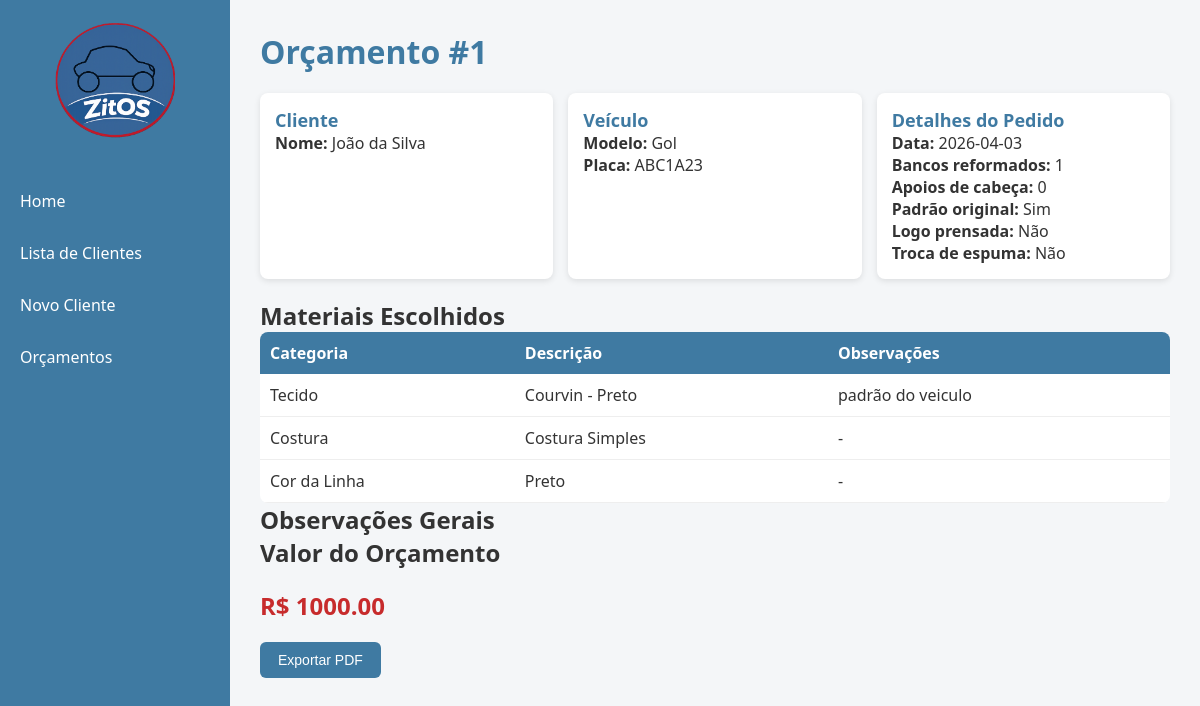
The page /orcamento/1/visualizar on the database as committed earlier.
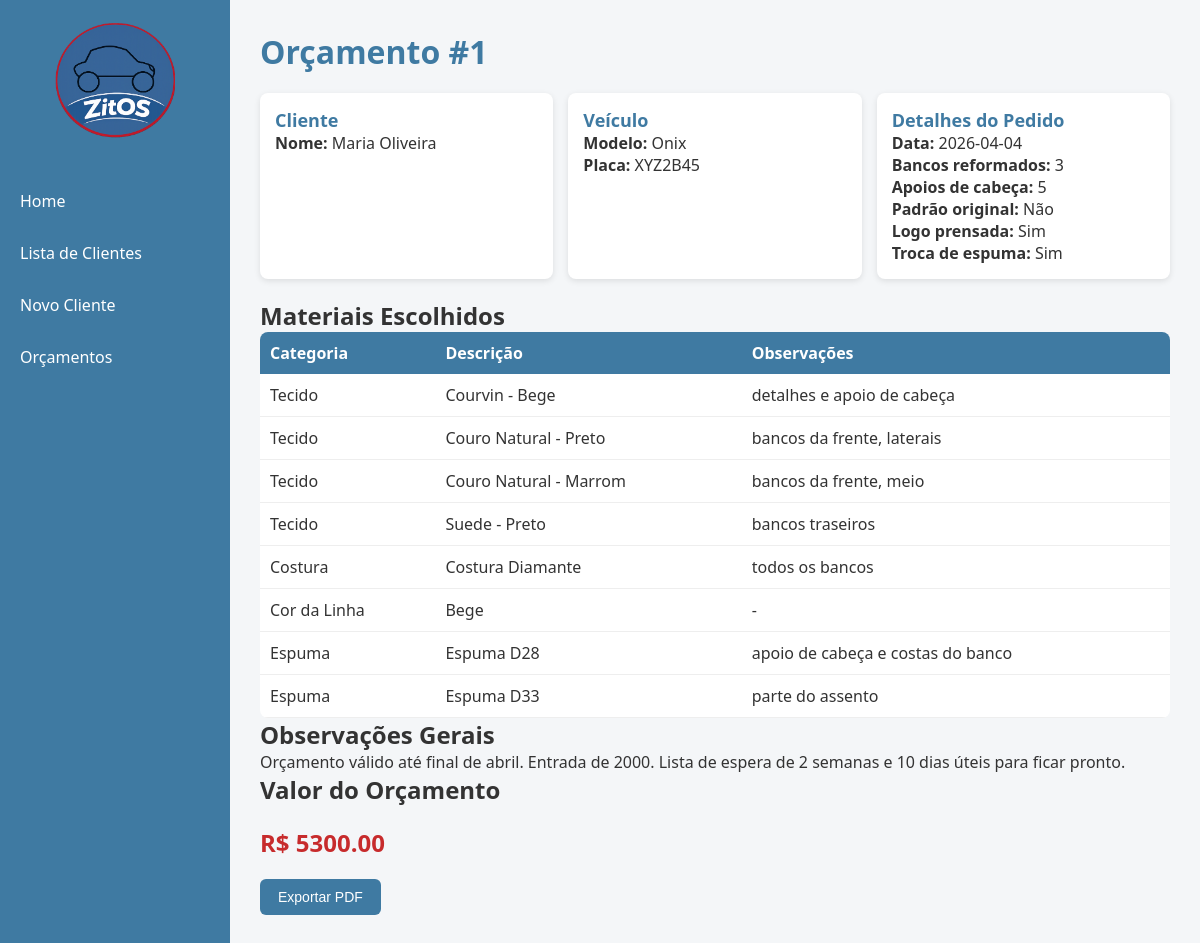
The same page on the database as committed later.
### app/models.py (models this page shows)
class Cliente(db.Model):
    __tablename__ = "clientes"
    id_cliente = db.Column(db.Integer, primary_key=True, autoincrement=True)
    cod_cliente = db.Column(db.String(20), unique=True, nullable=False)
    nome = db.Column(db.String(120), nullable=False)
    telefones = db.relationship("TelefoneCliente", backref="cliente", lazy=True, cascade="all, delete-orphan")
    enderecos = db.relationship("EnderecoCliente", backref="cliente", lazy=True, cascade="all, delete-orphan")
    veiculos = db.relationship("Veiculo", backref="cliente", lazy=True, cascade="all, delete-orphan")

class Veiculo(db.Model):
    __tablename__ = "veiculos"
    id_veiculo = db.Column(db.Integer, primary_key=True, autoincrement=True)
    id_cliente = db.Column(db.Integer, db.ForeignKey("clientes.id_cliente"), nullable=False)
    placa = db.Column(db.String(7), unique=True, nullable=False)
    marca = db.Column(db.String(50), nullable=False)
    modelo = db.Column(db.String(80), nullable=False)
    ano = db.Column(db.Integer)
    cor = db.Column(db.String(30))
    orcamentos = db.relationship("Orcamento", backref="veiculo", lazy=True)

class Orcamento(db.Model):
    __tablename__ = "orcamento"
    id_orcamento = db.Column(db.Integer, primary_key=True, autoincrement=True)
    id_veiculo = db.Column(db.Integer, db.ForeignKey("veiculos.id_veiculo"), nullable=False)
    dat_orcamento = db.Column(db.Date, nullable=False)
    bool_original = db.Column(db.Boolean, default=False)
    bool_logo_prensada = db.Column(db.Boolean, default=False)
    qtd_bancos = db.Column(db.Integer, default=0)
    qtd_apoio_cabeca = db.Column(db.Integer, default=0)
    bool_espuma = db.Column(db.Boolean, default=False)
    valor = db.Column(db.Numeric(10,2), nullable=False)
    obs = db.Column(db.Text)
    pedidos = db.relationship("Pedido", backref="orcamento", lazy=True)
    tecidos = db.relationship("OrcamentoTecido")
    costuras = db.relationship("OrcamentoCostura")
    cores = db.relationship("OrcamentoCor")
    espumas = db.relationship("OrcamentoEspuma")

class OrcamentoTecido(db.Model):
    __tablename__ = "orcamento_tecido"
    id_orcamento_tecido = db.Column(db.Integer, primary_key=True, autoincrement=True)
    id_orcamento = db.Column(
        db.Integer,
        db.ForeignKey("orcamento.id_orcamento")
    )
    id_tecido = db.Column(
        db.Integer,
        db.ForeignKey("tecido.id_tecido")
    )
    obs_item = db.Column(db.String(200))
    tecido = db.relationship("Tecido")

class Tecido(db.Model):
    __tablename__ = "tecido"
    id_tecido = db.Column(db.Integer, primary_key=True, autoincrement=True)
    material = db.Column(db.String(50), nullable=False)
    cor = db.Column(db.String(30))
    descricao = db.Column(db.Text)

class OrcamentoCostura(db.Model):
    __tablename__ = "orcamento_costura"
    id_orcamento_costura = db.Column(db.Integer, primary_key=True, autoincrement=True)
    id_orcamento = db.Column(
        db.Integer,
        db.ForeignKey("orcamento.id_orcamento")
    )
    id_costura = db.Column(
        db.Integer,
        db.ForeignKey("costura.id_costura")
    )
    obs_item = db.Column(db.String(200))
    costura = db.relationship("Costura")

class Costura(db.Model):
    __tablename__ = "costura"
    id_costura = db.Column(db.Integer, primary_key=True, autoincrement=True)
    tipo = db.Column(db.String(50), nullable=False)
    descricao = db.Column(db.Text)

class OrcamentoCor(db.Model):
    __tablename__ = "orcamento_cor"
    id_orcamento_cor = db.Column(db.Integer, primary_key=True, autoincrement=True)
    id_orcamento = db.Column(
        db.Integer,
        db.ForeignKey("orcamento.id_orcamento")
    )
    id_cor = db.Column(
        db.Integer,
        db.ForeignKey("cor.id_cor")
    )
    obs_item = db.Column(db.String(200))
    cor = db.relationship("Cor")

class Cor(db.Model):
    __tablename__ = "cor"
    id_cor = db.Column(db.Integer, primary_key=True, autoincrement=True)
    descricao = db.Column(db.Text)

class OrcamentoEspuma(db.Model):
    __tablename__ = "orcamento_espuma"
    id_orcamento_espuma = db.Column(db.Integer, primary_key=True, autoincrement=True)
    id_orcamento = db.Column(
        db.Integer,
        db.ForeignKey("orcamento.id_orcamento")
    )
    id_espuma = db.Column(
        db.Integer,
        db.ForeignKey("espuma.id_espuma")
    )
    obs_item = db.Column(db.String(200))
    espuma = db.relationship("Espuma")

class Espuma(db.Model):
    __tablename__ = "espuma"
    id_espuma = db.Column(db.Integer, primary_key=True, autoincrement=True)
    tipo = db.Column(db.String(50), nullable=False)
    densidade = db.Column(db.String(20))
    descricao = db.Column(db.Text)

### app/routes.py (the view)
@main.route("/orcamento/<int:id_orcamento>/visualizar")
def visualizar_orcamento(id_orcamento):
    orcamento = Orcamento.query.get_or_404(id_orcamento)
    veiculo = orcamento.veiculo
    cliente = veiculo.cliente
    tecidos = OrcamentoTecido.query.filter_by(id_orcamento=id_orcamento).all()
    costuras = OrcamentoCostura.query.filter_by(id_orcamento=id_orcamento).all()
    cores = OrcamentoCor.query.filter_by(id_orcamento=id_orcamento).all()
    espumas = OrcamentoEspuma.query.filter_by(id_orcamento=id_orcamento).all()
    return render_template(
        "visualizar_orcamento.html",
        orcamento=orcamento,
        veiculo=veiculo,
        cliente=cliente,
        tecidos=tecidos,
        costuras=costuras,
        cores=cores,
        espumas=espumas
    )

### templates/visualizar_orcamento.html (shortened to what this page needs)
{% extends "base.html" %}
{% block page_title %}
Orçamento #{{ orcamento.id_orcamento }}
{% endblock %}
{% block content %}
<div class="info-grid">
  <div class="info-card">
    <h2>Cliente</h2>
    <p><strong>Nome:</strong> {{ cliente.nome }}</p>
  </div>
  <div class="info-card">
    <h2>Veículo</h2>
    <p><strong>Modelo:</strong> {{ veiculo.modelo }}</p>
    <p><strong>Placa:</strong> {{ veiculo.placa }}</p>
  </div>
  <div class="info-card">
    <h2>Detalhes do Pedido</h2>
    <p><strong>Data:</strong> {{ orcamento.dat_orcamento }}</p>
    <p><strong>Bancos reformados:</strong> {{ orcamento.qtd_bancos }}</p>
    <p><strong>Apoios de cabeça:</strong> {{ orcamento.qtd_apoio_cabeca }}</p>
    <p><strong>Padrão original:</strong> {{ "Sim" if orcamento.bool_original else "Não" }}</p>
    <p><strong>Logo prensada:</strong> {{ "Sim" if orcamento.bool_logo_prensada else "Não" }}</p>
    <p><strong>Troca de espuma:</strong> {{ "Sim" if orcamento.bool_espuma else "Não" }}</p>
  </div>
</div>
<h2>Materiais Escolhidos</h2>
<table class="materiais">
  <thead>
    <tr>
      <th>Categoria</th>
      <th>Descrição</th>
      <th>Observações</th>
    </tr>
  </thead>
  <tbody>
    {% for item in tecidos %}
    <tr>
      <td>Tecido</td>
      <td>{{ item.tecido.material }} - {{ item.tecido.cor }}</td>
      <td>{{ item.obs_item or "-" }}</td>
    </tr>
    {% endfor %}
    {% for item in costuras %}
    <tr>
      <td>Costura</td>
      <td>{{ item.costura.tipo }}</td>
      <td>{{ item.obs_item or "-" }}</td>
    </tr>
    {% endfor %}
    {% for item in cores %}
    <tr>
      <td>Cor da Linha</td>
      <td>{{ item.cor.descricao }}</td>
      <td>{{ item.obs_item or "-" }}</td>
    </tr>
    {% endfor %}
    {% if espumas %}
      {% for item in espumas %}
      <tr>
        <td>Espuma</td>
        <td>{{ item.espuma.tipo }}</td>
        <td>{{ item.obs_item or "-" }}</td>
      </tr>
      {% endfor %}
    {% endif %}
  </tbody>
</table>
<h2>Observações Gerais</h2>
<p>{{ orcamento.obs }}</p>
<h2>Valor do Orçamento</h2>
<p class="valor-orcamento">R$ {{ orcamento.valor }}</p>
<a href="{{ url_for('main.gerar_pdf_orcamento', id_orcamento=orcamento.id_orcamento) }}">
  <button>Exportar PDF</button>
</a>
{% endblock %}

Rows that differ between the two databases and show on the page:
no longer on this page (row unchanged): Cliente: nome "João da Silva"
no longer on this page (row edited): Veiculo: modelo "Gol", placa "ABC1A23"
changed Orcamento "Não": dat_orcamento "2026-04-03" → "2026-04-04"; qtd_bancos "1" → "3"; qtd_apoio_cabeca "0" → "5"; bool_original "Sim" → "Não"; bool_logo_prensada "Não" → "Sim"; bool_espuma "Não" → "Sim"; obs (not shown) → "Orçamento válido até final de abril. Entrada de 2000. Lista de espera de 2 semanas e 10 dias úteis para ficar pronto."; valor "1000.00" → "5300.00"
now on this page (row unchanged): Cliente: nome "Maria Oliveira"
now on this page (row unchanged): Veiculo: modelo "Onix", placa "XYZ2B45"
changed OrcamentoTecido "Courvin": tecido.cor "Preto" → "Bege"; obs_item "padrão do veiculo" → "detalhes e apoio de cabeça"
added OrcamentoTecido: tecido.material "Couro Natural", tecido.cor "Preto", obs_item "bancos da frente, laterais"
added OrcamentoTecido: tecido.material "Couro Natural", tecido.cor "Marrom", obs_item "bancos da frente, meio"
added OrcamentoTecido: tecido.material "Suede", tecido.cor "Preto", obs_item "bancos traseiros"
changed OrcamentoCostura: costura.tipo "Costura Simples" → "Costura Diamante"; obs_item "-" → "todos os bancos"
changed OrcamentoCor: cor.descricao "Preto" → "Bege"
added OrcamentoEspuma: espuma.tipo "Espuma D28", obs_item "apoio de cabeça e costas do banco"
added OrcamentoEspuma: espuma.tipo "Espuma D33", obs_item "parte do assento"
